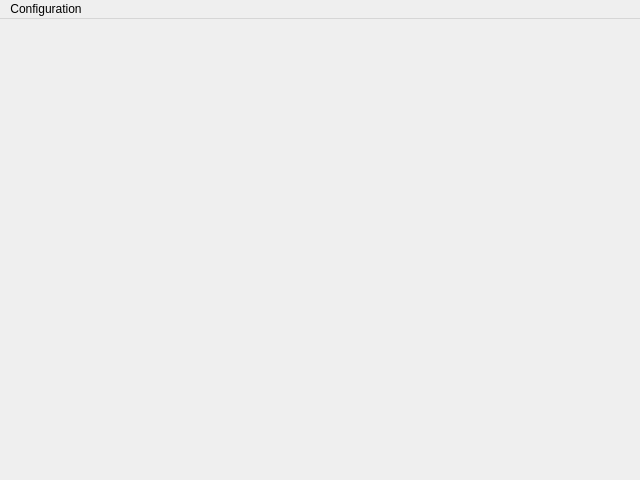
<?xml version="1.0" encoding="UTF-8"?>
<ui version="4.0">
 <class>MainWindow</class>
 <widget class="QMainWindow" name="MainWindow">
  <property name="geometry">
   <rect>
    <x>0</x>
    <y>0</y>
    <width>640</width>
    <height>480</height>
   </rect>
  </property>
  <property name="windowTitle">
   <string>QPlaylist</string>
  </property>
  <widget class="QWidget" name="centralwidget">
   <layout class="QGridLayout" name="gridLayout"/>
  </widget>
  <widget class="QMenuBar" name="menuBar">
   <property name="geometry">
    <rect>
     <x>0</x>
     <y>0</y>
     <width>640</width>
     <height>22</height>
    </rect>
   </property>
   <widget class="QMenu" name="menuConfig">
    <property name="title">
     <string>Configuration</string>
    </property>
    <addaction name="credentialsAction"/>
   </widget>
   <addaction name="menuConfig"/>
  </widget>
  <action name="credentialsAction">
   <property name="icon">
    <iconset resource="image_source.qrc">
     <normaloff>:/img/config_icon.png</normaloff>:/img/config_icon.png</iconset>
   </property>
   <property name="text">
    <string>Credentials</string>
   </property>
  </action>
 </widget>
 <resources>
  <include location="image_source.qrc"/>
 </resources>
 <connections/>
</ui>
